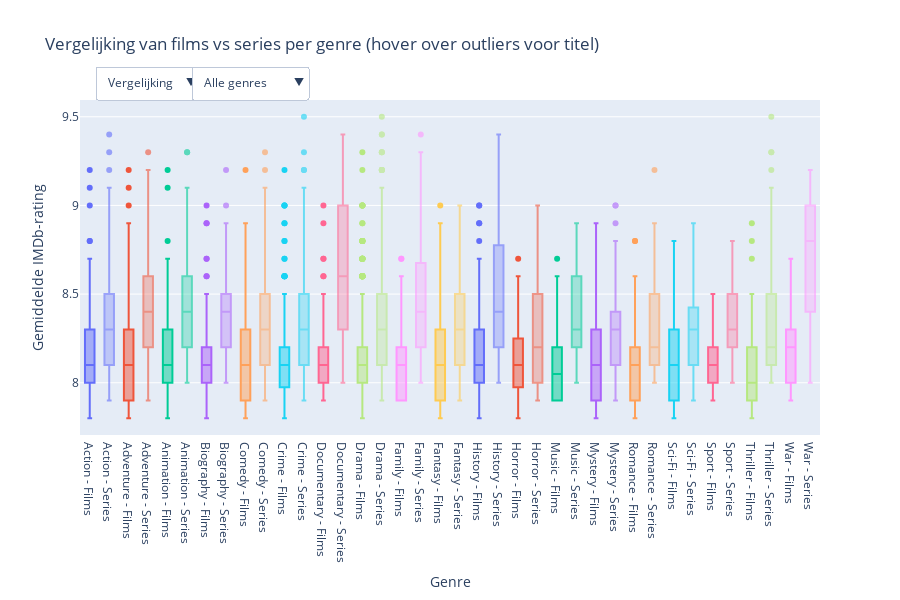

Notebook cell for this chart:
### Markdown cell above
# Argument 4

Films blijven voornamelijk in het 7.9-8.1 bereik. Series domineren consistent vanaf 8.3 tot 9.5. Opmerkelijk is dat bij 8.2 nog gelijkheid is, maar daarna hebben series duidelijk hogere scores. Dus hoewel films meer stemmen krijgt. Dit suggeert dat series meer wordt gewaardeerd dan films.

### Code cell
import pandas as pd
import plotly.express as px
import plotly.graph_objects as go

# Laad beide datasets
movies_data = pd.read_csv('data/movies.csv')
series_data = pd.read_csv('data/tvseries.csv')

# Functie om data voor te bereiden
def prepare_data(data):
    data_exploded = data.assign(genres=data['genres'].str.split(', ')).explode('genres')
    genre_counts = data_exploded['genres'].value_counts()
    top_genres = genre_counts[genre_counts > 10].index
    filtered_data = data_exploded[data_exploded['genres'].isin(top_genres)]
    return filtered_data, top_genres

# Bereid beide datasets voor
movies_filtered, movies_genres = prepare_data(movies_data)
series_filtered, series_genres = prepare_data(series_data)

# Alle unieke genres voor de genre dropdown
all_genres = sorted(set(movies_genres) | set(series_genres))

# Vind gemeenschappelijke genres voor vergelijking
common_genres = list(set(movies_genres) & set(series_genres))
common_genres.sort()

# Maak een gecombineerde figuur
fig = go.Figure()

# Keep track of trace information for proper filtering
trace_info = []

# Voeg movie traces toe (standaard onzichtbaar)
movies_fig = px.box(movies_filtered,
                    x='genres',
                    y='averageRating',
                    color='genres',
                    points='outliers',
                    hover_data=['title'])

for trace in movies_fig.data:
    trace.visible = False
    genre_name = trace.name.replace('genres=', '')
    trace.name = f"Films - {genre_name}"
    trace.legendgroup = "films"
    fig.add_trace(trace)
    trace_info.append({'type': 'movies', 'genre': genre_name})

# Voeg series traces toe (standaard onzichtbaar)  
series_fig = px.box(series_filtered,
                    x='genres', 
                    y='averageRating',
                    color='genres',
                    points='outliers',
                    hover_data=['title'])

for trace in series_fig.data:
    trace.visible = False
    genre_name = trace.name.replace('genres=', '')
    trace.name = f"Series - {genre_name}"
    trace.legendgroup = "series"
    fig.add_trace(trace)
    trace_info.append({'type': 'series', 'genre': genre_name})

# Voeg vergelijkingstraces toe voor gemeenschappelijke genres (standaard zichtbaar)
for genre in common_genres:
    # Films data voor dit genre
    movies_genre_data = movies_filtered[movies_filtered['genres'] == genre]
    fig.add_trace(go.Box(
        y=movies_genre_data['averageRating'],
        x=[f"{genre} - Films"] * len(movies_genre_data),
        name=f"Films - {genre}",
        marker_color=px.colors.qualitative.Plotly[common_genres.index(genre) % len(px.colors.qualitative.Plotly)],
        boxpoints='outliers',
        customdata=movies_genre_data[['title']],
        hovertemplate='<b>%{x}</b><br>Rating: %{y}<br>Titel: %{customdata[0]}<extra></extra>',
        visible=True,
        legendgroup="comparison"
    ))
    trace_info.append({'type': 'comparison_movies', 'genre': genre})
    
    # Series data voor dit genre
    series_genre_data = series_filtered[series_filtered['genres'] == genre]
    fig.add_trace(go.Box(
        y=series_genre_data['averageRating'],
        x=[f"{genre} - Series"] * len(series_genre_data),
        name=f"Series - {genre}",
        marker_color=px.colors.qualitative.Plotly[common_genres.index(genre) % len(px.colors.qualitative.Plotly)],
        boxpoints='outliers',
        customdata=series_genre_data[['title']],
        hovertemplate='<b>%{x}</b><br>Rating: %{y}<br>Titel: %{customdata[0]}<extra></extra>',
        visible=True,
        opacity=0.6,
        legendgroup="comparison"
    ))
    trace_info.append({'type': 'comparison_series', 'genre': genre})

# Bereken counts
movies_count = len([t for t in trace_info if t['type'] == 'movies'])
series_count = len([t for t in trace_info if t['type'] == 'series'])
comparison_count = len([t for t in trace_info if t['type'].startswith('comparison')])

# Maak genre filter buttons dynamisch
def create_genre_buttons():
    # Alle genres button
    buttons = [{
        "label": "Alle genres",
        "method": "restyle",
        "args": [{"visible": [True] * len(trace_info)}]
    }]
    
    for genre in all_genres:
        # Maak visibility array voor dit genre
        visibility = []
        
        for trace in trace_info:
            # Show trace if it matches the selected genre
            visibility.append(trace['genre'] == genre)
        
        buttons.append({
            "label": genre,
            "method": "restyle", 
            "args": [{"visible": visibility}]
        })
    
    return buttons

# Update layout
fig.update_layout(
    title='Vergelijking van films vs series per genre (hover over outliers voor titel)',
    updatemenus=[
        # Films/Series/Vergelijking schakelaar
        {
            "buttons": [
                {
                    "label": "Films",
                    "method": "update",
                    "args": [
                        {"visible": [t['type'] == 'movies' for t in trace_info]},
                        {"title": "Ratingverdeling per genre voor films (hover over outliers voor titel)"}
                    ]
                },
                {
                    "label": "Series",
                    "method": "update",
                    "args": [
                        {"visible": [t['type'] == 'series' for t in trace_info]},
                        {"title": "Ratingverdeling per genre voor series (hover over outliers voor titel)"}
                    ]
                },
                {
                    "label": "Vergelijking",
                    "method": "update",
                    "args": [
                        {"visible": [t['type'].startswith('comparison') for t in trace_info]},
                        {"title": "Vergelijking van films vs series per genre (hover over outliers voor titel)"}
                    ]
                }
            ],
            "direction": "down",
            "showactive": True,
            "active": 2,
            "x": 0.02,
            "xanchor": "left",
            "y": 1.1,
            "yanchor": "top"
        },
        # Genre filter - werkt op de momenteel zichtbare data
        {
            "buttons": create_genre_buttons(),
            "direction": "down",
            "showactive": True,
            "x": 0.15,
            "xanchor": "left",
            "y": 1.1,
            "yanchor": "top"
        }
    ],
    xaxis_title="Genre",
    yaxis_title="Gemiddelde IMDb-rating",
    height=600,
    hoverlabel=dict(bgcolor="white", font_size=13, font_family="Arial"),
    showlegend=False
)

fig.show()
